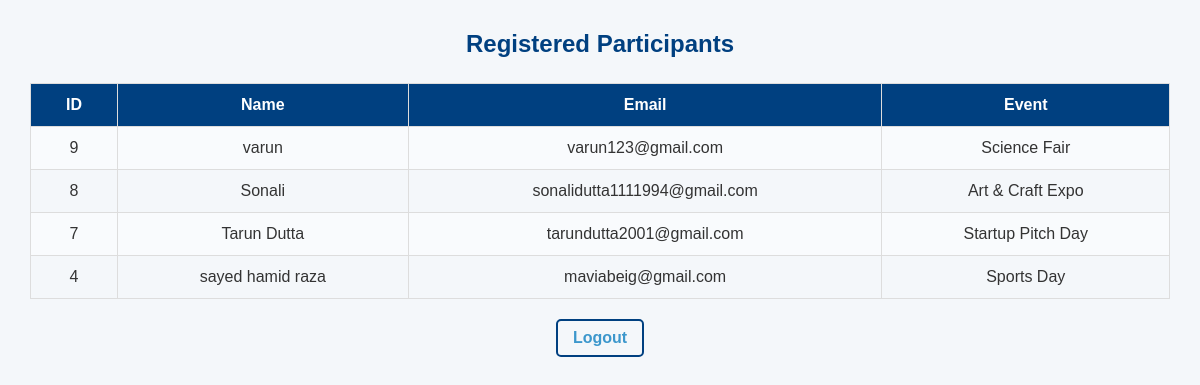
Page /dashboard.php (signed in) on the committed database.
### tables this page shows
CREATE TABLE `registrations` (
  `id` int(11) NOT NULL,
  `name` varchar(100) NOT NULL,
  `email` varchar(100) NOT NULL,
  `event` varchar(100) NOT NULL,
  `registration_date` timestamp NOT NULL DEFAULT current_timestamp()
);

### dashboard.php (the view, shortened to what this page needs)
  <link rel="stylesheet" href="style.css" />
  <?php
$servername = "localhost";
$username = "root";
$password = "";
$dbname = "college-events";
$conn = new mysqli($servername, $username, $password, $dbname);
$sql = "SELECT id, name, email, event FROM registrations ORDER BY id DESC";
$result = $conn->query($sql);
?>
<!DOCTYPE html>
<html lang="en">
<head>
</head>
<body>
    <h2>Registered Participants</h2>
    <?php
    if ($result->num_rows > 0) {
        echo "<table>";
        echo "<tr><th>ID</th><th>Name</th><th>Email</th><th>Event</th></tr>";
        while ($row = $result->fetch_assoc()) {
            echo "<tr>";
            echo "<td>" . $row["id"] . "</td>";
            echo "<td>" . htmlspecialchars($row["name"]) . "</td>";
            echo "<td>" . htmlspecialchars($row["email"]) . "</td>";
            echo "<td>" . htmlspecialchars($row["event"]) . "</td>";
            echo "</tr>";
        }
        echo "</table>";
    } else {
        echo "<p>No registrations found.</p>";
    }
    ?>
  <div class="logout-container">
  <a href="logout.php" class="logout-link">Logout</a>
</div>
</body>
</html>

### style.css (style rules this page uses)
body { font-family: Arial, sans-serif; background-color: #f0f4f8; margin: 0; padding: 0; text-align: center; color: #333; }
h2 { color: #004080; margin-bottom: 20px; }

### dashboard.php (style rules this page uses)
body { font-family: Arial, sans-serif; background: #f4f7fa; padding: 30px; }
h2 { color: #004080; text-align: center; }
table { width: 100%; border-collapse: collapse; margin-top: 25px; }
th, td { padding: 12px 15px; border: 1px solid #ddd; text-align: center; }
th { background-color: #004080; color: white; }
tr:nth-child(even) { background-color: #f9fbfd; }
.logout-container { text-align: center; margin-top: 20px; }
.logout-link { color:rgb(60, 151, 204); text-decoration: none; padding: 8px 15px; border: 2px solid #004080; border-radius: 5px; font-weight: bold; display: inline-block; transition: background-color 0.3s, color 0.3s; }

### rows in the picture
registrations: id "9", name "varun", email "varun123@gmail.com", event "Science Fair"
registrations: id "8", name "Sonali", email "sonalidutta1111994@gmail.com", event "Art & Craft Expo"
registrations: id "7", name "Tarun Dutta", email "tarundutta2001@gmail.com", event "Startup Pitch Day"
registrations: id "4", name "sayed hamid raza", email "maviabeig@gmail.com", event "Sports Day"
